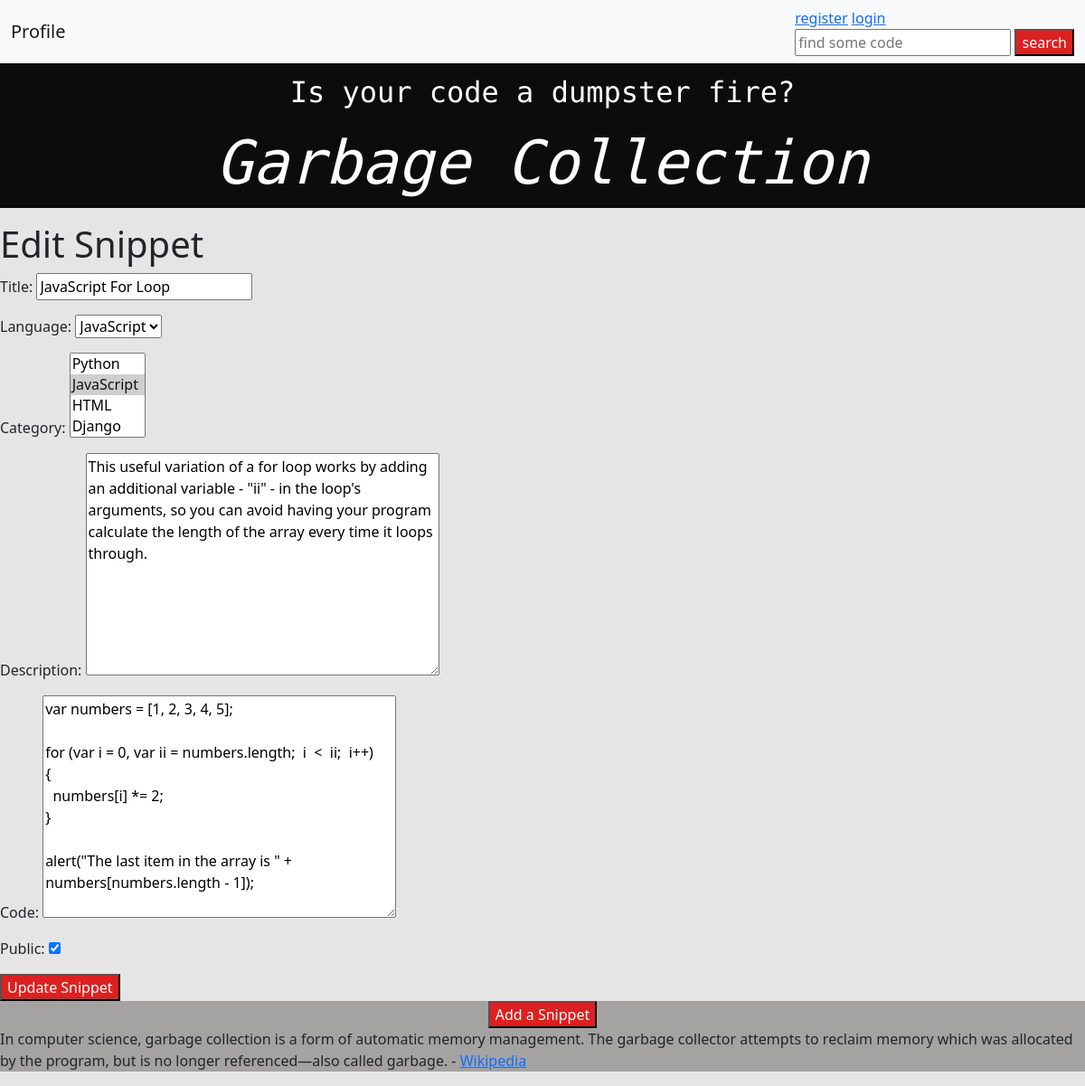
The page /snippets/5/edit/ on the database its author committed.
### snippets/models.py (models this page shows, shortened)
class Snippet(models.Model):
    title = models.CharField(max_length=500)
    language = models.CharField(choices=languages, max_length=20, blank=True, null=True)
    category = models.ManyToManyField("Category", related_name="snippets", blank=True)
    description = models.TextField(max_length=1000, null=True, blank=True)
    code = models.TextField(max_length=2000, null=True, blank=True)
    created_at = models.DateTimeField(auto_now_add=True)
    created_by = models.ForeignKey(CustomUser, on_delete=models.SET_NULL, null=True, blank=True, related_name="snippets")
    public = models.BooleanField(default=False)
    og_snippet = models.ForeignKey(
        "self",
        on_delete=models.CASCADE,
        null=True,
        blank=True,
        related_name="snippet_copies",)
    copy_count = models.IntegerField(default=0)

### snippets/views.py (the view)
# urls.py: path('snippets/<int:pk>/edit/', snippets_views.edit, name='edit'),
def edit(request, pk):
    snippet = get_object_or_404(Snippet, pk=pk)
    if request.method == 'GET':
        form = SnippetForm(instance=snippet)
    else:
        form = SnippetForm(data=request.POST, instance=snippet)
        if form.is_valid():
            form.save()
            return redirect(to="index")
    return render(request, "edit.html", {"snippet": snippet, "form": form, "pk": pk})

### snippets/forms.py
class SnippetForm(forms.ModelForm):
    class Meta:
        model = Snippet
        fields = [
            'title',
            'language',
            'category',
            'description',
            'code',
            'public',
        ]

### snippets/models.py (called while the page is built)
    def __str__(self):
        return self.name

### templates/edit.html (shortened to what this page needs)
{% extends "base.html" %}{% load static %}
{% block content %}
<h1>Edit Snippet</h1>
<div>
    <form action="{% url 'edit' pk=snippet.pk %}" method="POST">
        {{ form.as_p }}
    <div>
        <button type="submit">Update Snippet</button>
    </div>
    </form>
</div>
{% endblock %}

### static/main.css (style rules this page uses)
:root { color: #a5a2a2; }
button { color: #ffffff; background-color: #dd2020; }

### rows shown on the page
Snippet: title "JavaScript For Loop", language "JavaScript", description "This useful variation of a for loop works by adding an additional variable - \"ii\" - in the loop's arguments, so you can avoid having your program calculate the length of the array every time it loops through.", code "var numbers = [1, 2, 3, 4, 5]; for (var i = 0, var ii = numbers.length; i < ii; i++) { numbers[i] *= 2; } alert(\"The last item in the array is \" + numbers[numbers.length - 1]);", public "☑"
